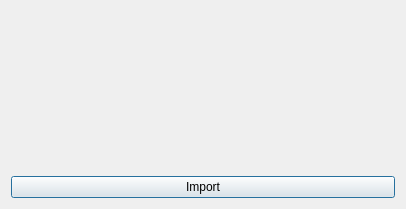
<?xml version="1.0" encoding="UTF-8"?>
<ui version="4.0">
 <class>AliasImportDialog</class>
 <widget class="QDialog" name="AliasImportDialog">
  <property name="geometry">
   <rect>
    <x>0</x>
    <y>0</y>
    <width>406</width>
    <height>209</height>
   </rect>
  </property>
  <property name="windowTitle">
   <string>Alias Import Dialog</string>
  </property>
  <property name="autoFillBackground">
   <bool>true</bool>
  </property>
  <layout class="QVBoxLayout" name="verticalLayout">
   <item>
    <layout class="QVBoxLayout" name="verticalLayout_2">
     <item>
      <widget class="QLabel" name="aliasImportBanner">
       <property name="text">
        <string/>
       </property>
       <property name="scaledContents">
        <bool>true</bool>
       </property>
      </widget>
     </item>
     <item>
      <widget class="QLabel" name="c">
       <property name="text">
        <string/>
       </property>
       <property name="wordWrap">
        <bool>true</bool>
       </property>
      </widget>
     </item>
    </layout>
   </item>
   <item>
    <widget class="QPushButton" name="importButton">
     <property name="text">
      <string>Import</string>
     </property>
    </widget>
   </item>
  </layout>
 </widget>
 <resources>
  <include location="../syscoin.qrc"/>
 </resources>
 <connections/>
</ui>
